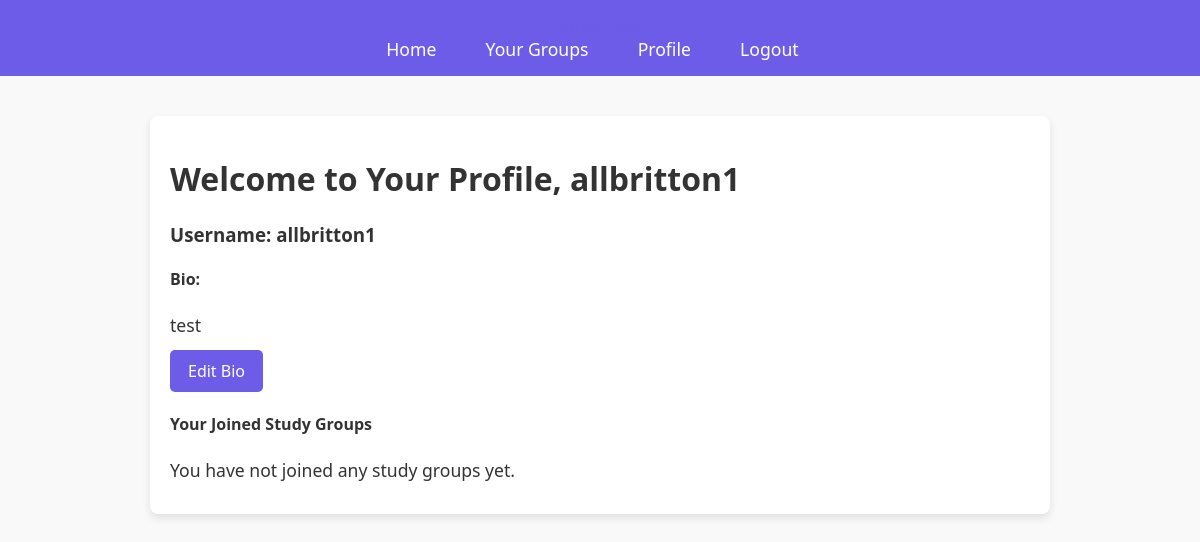
Page /profile/ (signed in) on the earlier database version.
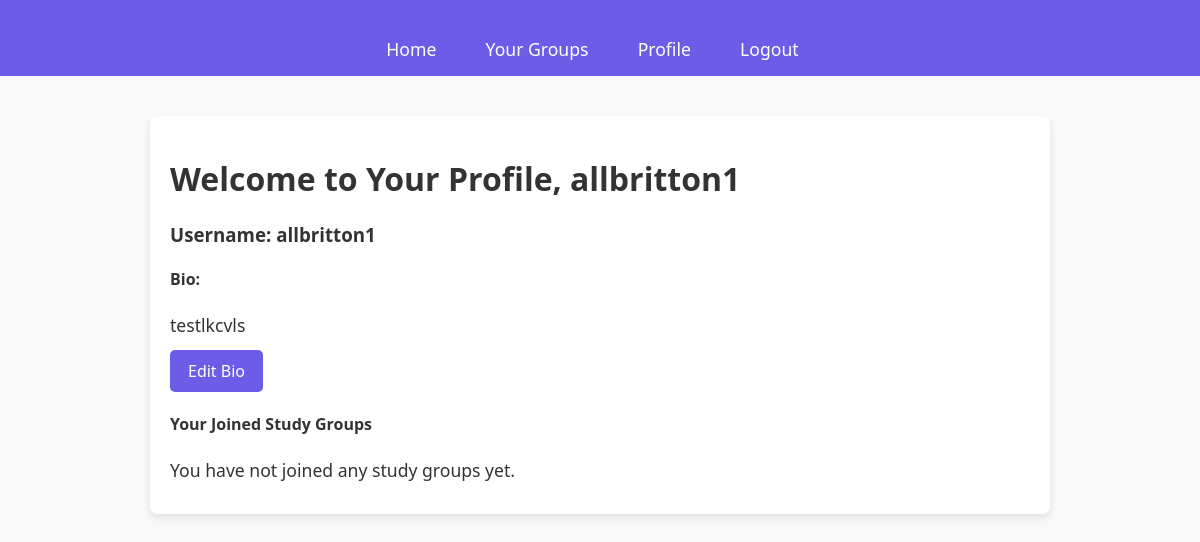
Same page on the later database version.
### app/models.py (models this page shows, shortened)
class Profile(models.Model):
    user = models.OneToOneField(User, on_delete=models.CASCADE, primary_key=True)
    bio = models.TextField(blank=True, null=True)
    study_groups = models.ManyToManyField(StudyGroup, related_name='profiles')

### app/views.py (the view)
# urls.py: path('profile/', views.profile, name='profile'),
@login_required
def profile(request):
    profile = get_object_or_404(Profile, user=request.user)
    study_groups = profile.study_groups.all()
    return render(request, 'profile.html', {'profile': profile, 'study_groups': study_groups})

### app/templates/profile.html
{% extends 'base.html' %}
{% block content %}
    <div class="container">
        <h1>Welcome to Your Profile, {{ profile.user.username }}</h1>
        <div class="profile-info">
            <h3>Username: {{ profile.user.username }}</h3>
            {% if profile.user.username == 'adavis' %}
                <h3>Admin Privileges</h3>
                <p>You have full access to create, update, and delete study groups.</p>
                <a href="{% url 'create_study_group' %}" class="btn">Create Study Group</a>
            {% else %}
                <h4>Bio:</h4>
                <p>{{ profile.bio }}</p>
                <a href="{% url 'edit_bio' %}" class="btn">Edit Bio</a>
            {% endif %}
        </div>
        <div class="study-groups">
            <h4>Your Joined Study Groups</h4>
            {% if study_groups %}
                <ul>
                    {% for group in study_groups %}
                        <li>{{ group.name }}</li>
                    {% endfor %}
                </ul>
            {% else %}
                <p>You have not joined any study groups yet.</p>
            {% endif %}
        </div>
    </div>
{% endblock %}

Differences in the rows shown:
changed Profile "allbritton1": bio "test" → "testlkcvls"
